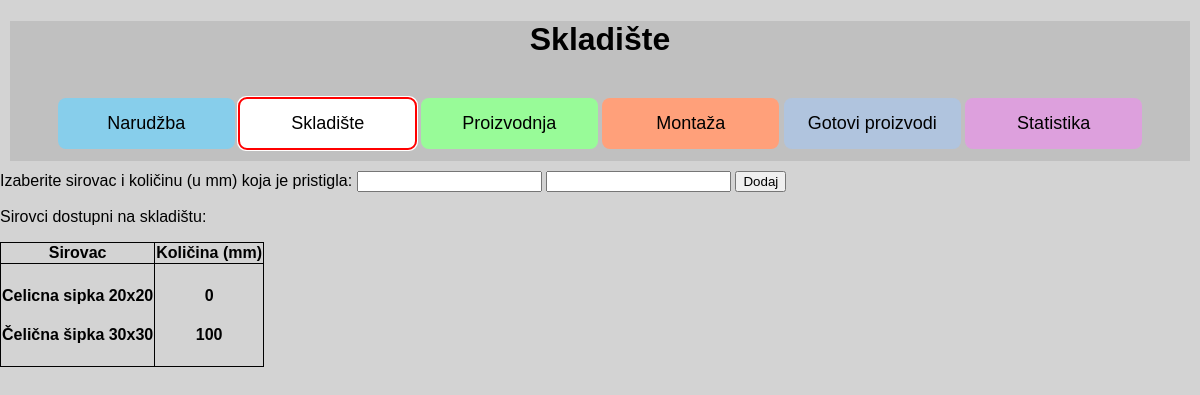
The page /warehouse on the database as committed earlier.
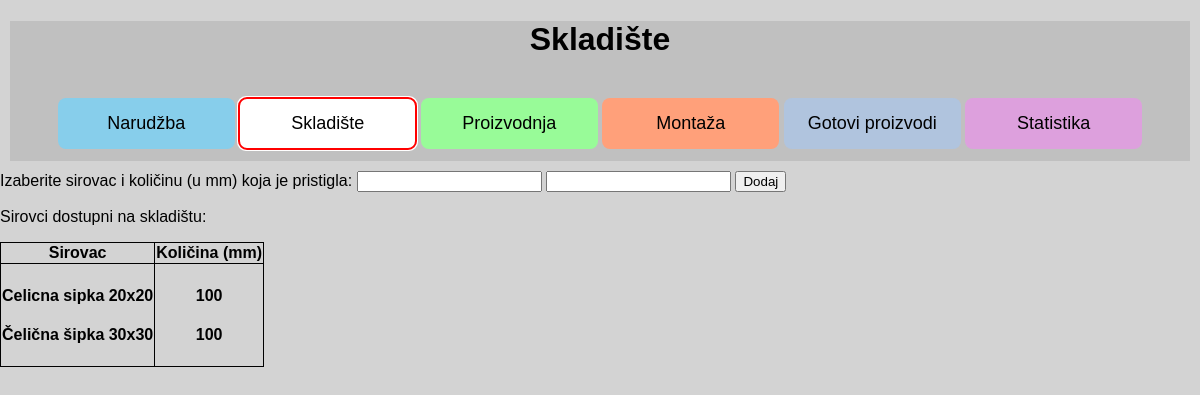
The same page on the database as committed later.
### app.py (models this page shows, shortened)
class Input_Warehouse(db.Model):
    __tablename__ = "input_warehouse"
    id = db.Column(db.Integer, primary_key=True)
    name = db.Column(db.String(200), nullable=False)
    quantity = db.Column(db.Integer, nullable=False)

### app.py (the view)
@app.route("/warehouse", methods=["POST", "GET"])
def warehouse():
    if request.method == "POST":
        raw_mat_name = request.form["sirovac"]
        quantity_value = request.form["kolicina"]
        new_raw_mat = Input_Warehouse(name=raw_mat_name, quantity=quantity_value)
        user_table = pd.read_sql_table(table_name="input_warehouse", con=engine)
        exists = False
        for _, row in user_table.iterrows():
            if row["name"] == raw_mat_name:
                print(row["quantity"])
                table_val = row["quantity"]
                updated_value = table_val + int(quantity_value)
                new_raw_mat = Input_Warehouse(name=raw_mat_name, quantity=updated_value)
                exists = True
        try:
            if exists:
                conn = engine.connect()
                stmt = (
                    update(Input_Warehouse)
                    .where(Input_Warehouse.name == raw_mat_name)
                    .values(quantity=updated_value)
                )
                conn.execute(stmt)
            else:
                db.session.add(new_raw_mat)
            db.session.commit()
            return redirect("/warehouse")
        except all:
            return "Pojavio se problem! Pokušajte ponovno."
    else:
        raw_mat = Input_Warehouse.query.order_by(Input_Warehouse.id)
        return render_template("warehouse.html", sirovac=raw_mat)

### templates/warehouse.html (shortened to what this page needs)
{% extends 'base.html' %}
{% block head %}
<link rel="stylesheet" href="{{ url_for('static', filename='css/warehouse.css') }}">
{% endblock %}
{% block body %}
<div class="content">
    <h1 id="Naslov">Skladište</h1>
    <br>
    <button class="btn btn-1" , onclick="window.location.href='/order'">Narudžba</button>
    <button class="btn btn-2" , onclick="window.location.href='/warehouse'">Skladište</button>
    <button class="btn btn-3" , onclick="window.location.href='/manufacturing'">Proizvodnja</button>
    <button class="btn btn-4" , onclick="window.location.href='/installation'">Montaža</button>
    <button class="btn btn-5" , onclick="window.location.href='/finishedproduct'">Gotovi proizvodi</button>
    <button class="btn btn-6" , onclick="window.location.href='/statistic'">Statistika</button>
</div>
<form action="warehouse" METHOD="POST">
    <label for="warehouse">Izaberite sirovac i količinu (u mm) koja je pristigla:</label>
    <input list="sirovci" name="sirovac" id="sirovac">
    <input type="number" name="kolicina" id="kolicina">
    <input type="submit" value="Dodaj" class="btn-secondary">
</form>
<p>Sirovci dostupni na skladištu:</p>
<table>
    <tr>
        <th>Sirovac</th>
        <th>Količina (mm)</th>
    </tr>
    <tr>
        <td>
            {% for warehouse in sirovac %}
            <h4>
                {{warehouse.name}}
            </h4>
            {% endfor %}
        </td>
        <td>
            {% for warehouse in sirovac %}
            <h4 class="podatak">
                {{warehouse.quantity}}
            </h4>
            {% endfor %}
        </td>
    </tr>
</table>
{% endblock %}

Rows that differ between the two databases and show on the page:
changed Input_Warehouse "Celicna sipka 20x20": quantity "0" → "100"
